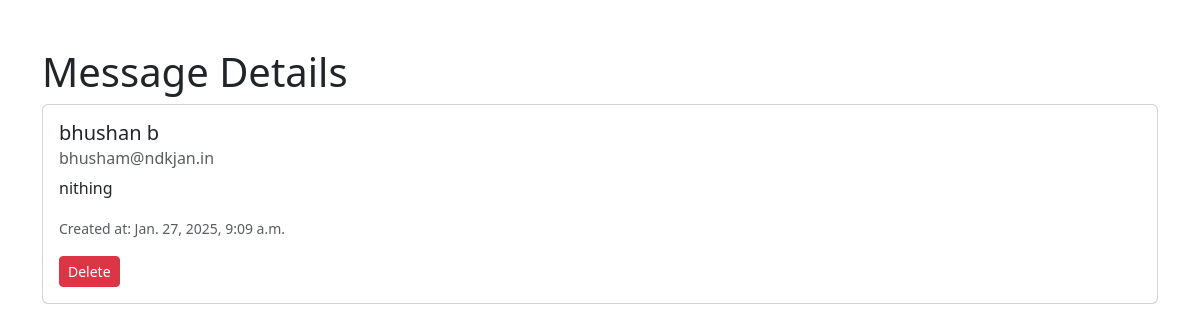
The page /contact_us_app/message_details/2/ on the database its author committed.
### contact_us_app/models.py (models this page shows, shortened)
class contactM(models.Model):
    name = models.CharField(max_length=100 , blank=False , null=False)
    email = models.EmailField(max_length=100 , blank=False , null=False)
    message = models.TextField(max_length=1000 , blank=False , null=False)
    created_at = models.DateTimeField(auto_now_add=True)

### contact_us_app/views.py (the view)
# urls.py: path('message_details/<int:contact_id>/' , message_details , name = 'message_details'),
def message_details(request , contact_id):
    message = get_object_or_404(contactM , id=contact_id)
    return render(request , 'contact_us_app/message_details.html' , {'message':message})

### contact_us_app/templates/contact_us_app/message_details.html (shortened to what this page needs)
<!DOCTYPE html>
<html lang="en">
<head>
    <link rel="stylesheet" href="https://cdn.jsdelivr.net/npm/bootstrap@5.3.0-alpha3/dist/css/bootstrap.min.css">
</head>
<body>
    <div class="container mt-5">
        <h1>Message Details</h1>
        <div class="card">
            <div class="card-body">
                <h5 class="card-title">{{ message.name }}</h5>
                <h6 class="card-subtitle mb-2 text-muted">{{ message.email }}</h6>
                <p class="card-text">{{ message.message }}</p>
                <p class="card-text"><small class="text-muted">Created at: {{ message.created_at }}</small></p>
                <div>
                <a href="{% url 'message_delete' message.id %}" class="btn btn-danger btn-sm " >Delete</a>
                </div>
            </div>
        </div>
    </div>
</body>
</html>

### rows shown on the page
contactM: name "bhushan b", email "bhusham@ndkjan.in", message "nithing", created_at "Jan. 27, 2025, 9:09 a.m."
